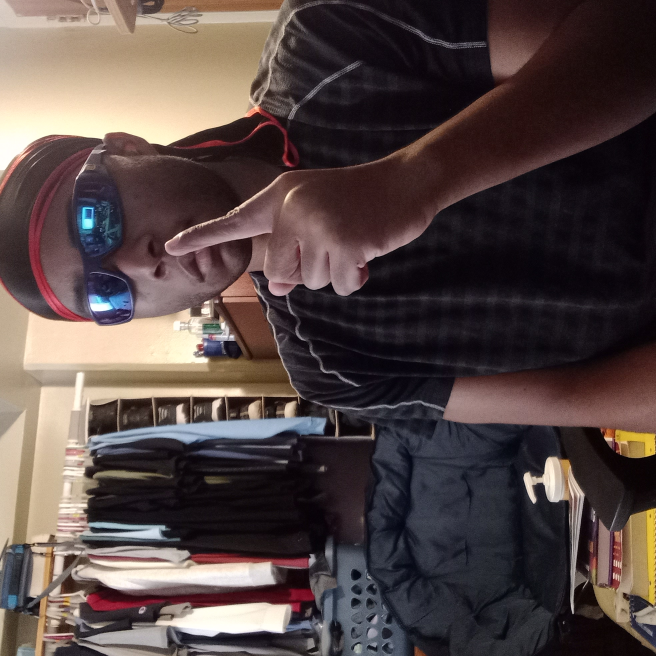
#> input picture OtherGIF1.jpg, 1968 x 1968 px (shown at 1/3 size)
$ python main.py
#> lines starting #> are read from the running program, lines starting #| are printed output that depends on the picture
import imageio.v3 as iio
from PIL import Image
import numpy as np

filenames = ['OtherGIF1.jpg', 'OtherGIF2.jpg','OtherGIF3.jpg', 'OtherGIF4.jpg', 'OtherGIF5.jpg', 'OtherGIF6.jpg', 'Othergif7.jpg', 'OtherGIF8.jpg']
images = []

for filename in filenames:
    # Read image
    image = iio.imread(filename)
#> image is the input picture: shape (1968, 1968, 3); mean R, G, B 85, 70.9, 69

    # Convert to PIL Image for rotation
    pil_image = Image.fromarray(image)

    # Rotate the image by 90 degrees
    rotated_image = pil_image.rotate(270, expand=True)
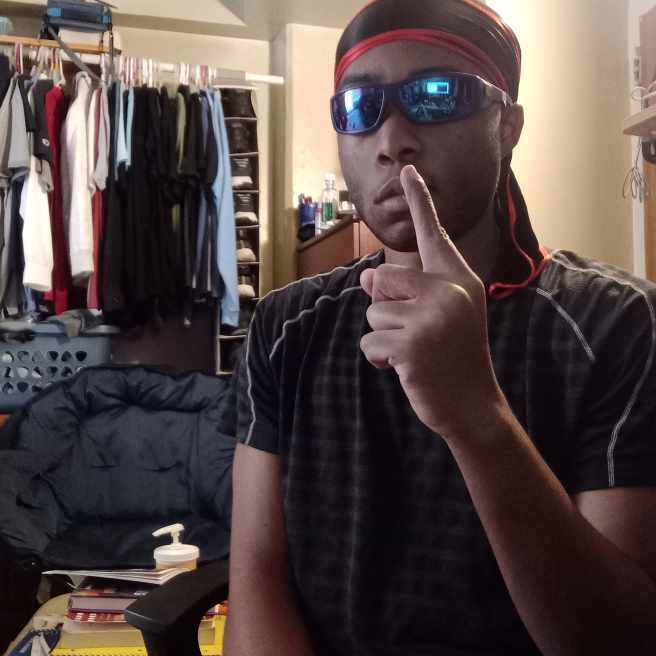
#> rotated_image: PIL image 1968x1968 RGB (shown at 1/3 size); mean R, G, B 85, 70.9, 69

    # Convert back to numpy array
    rotated_image_array = np.array(rotated_image)

    # Append to images list
    images.append(rotated_image_array)
#> pass 2 of the loop `for filename in filenames:`:
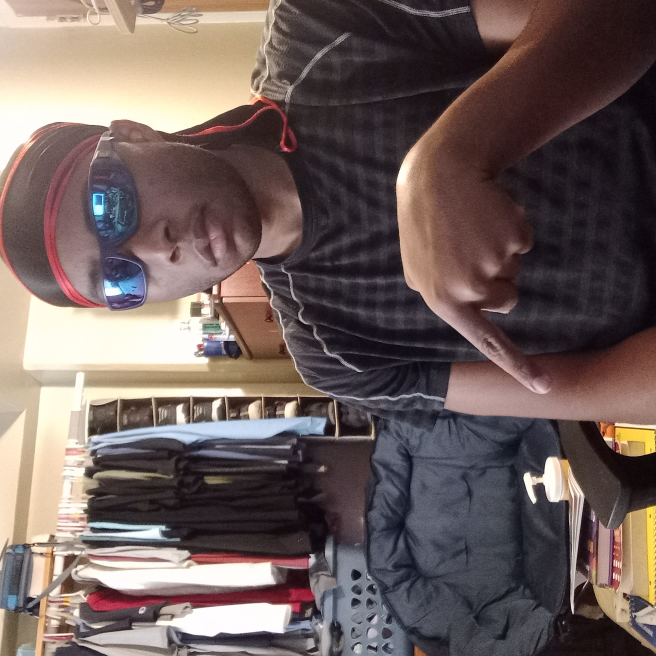
#> input picture OtherGIF2.jpg, 1968 x 1968 px (shown at 1/3 size)
#> image is the input picture: shape (1968, 1968, 3); mean R, G, B 110.7, 95.4, 92.5
#> `rotated_image = pil_image.rotate(270, expand=True)`:
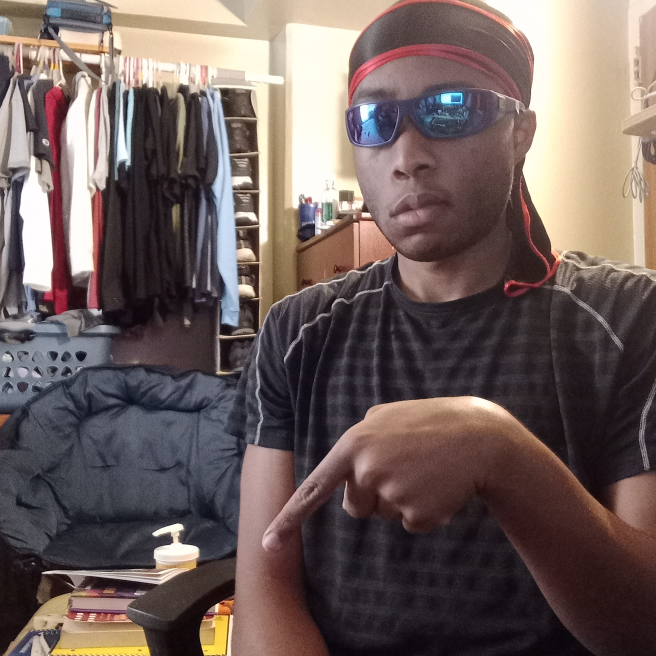
#> rotated_image: PIL image 1968x1968 RGB (shown at 1/3 size); mean R, G, B 110.7, 95.4, 92.5
#> pass 3 of the loop `for filename in filenames:`:
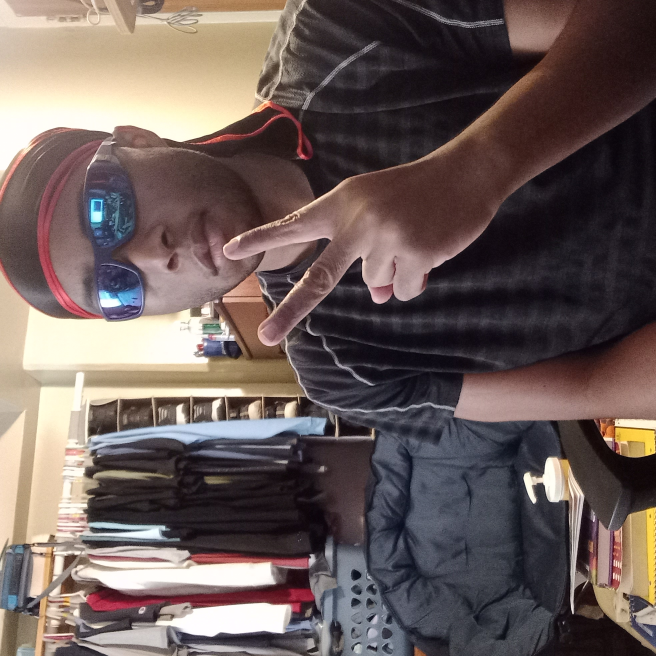
#> input picture OtherGIF3.jpg, 1968 x 1968 px (shown at 1/3 size)
#> image is the input picture: shape (1968, 1968, 3); mean R, G, B 107.6, 93.2, 90.2
#> `rotated_image = pil_image.rotate(270, expand=True)`:
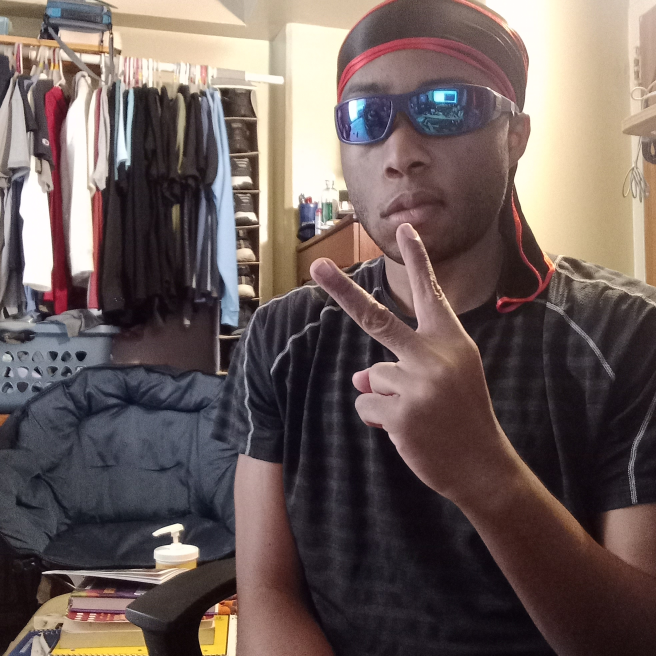
#> rotated_image: PIL image 1968x1968 RGB (shown at 1/3 size); mean R, G, B 107.6, 93.2, 90.2
#> (the run stopped early here; a loop or call above may not have finished)
